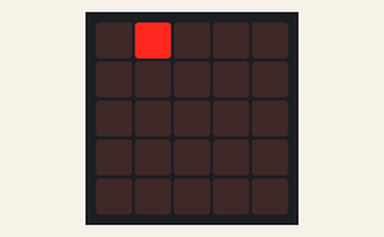
The program below on a simulated BBC micro:bit (MakeCode). Parts: the board's 5×5 LED display. Random numbers come from a fixed seed.

Above: at 0.1 s.
At 0.6 s:
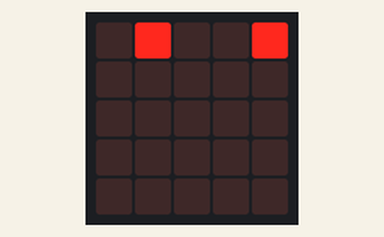
At 1.1 s:
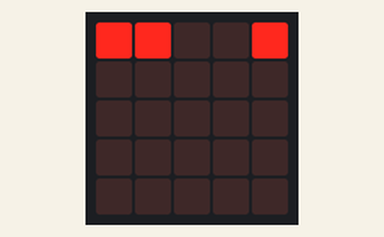
At 1.6 s:
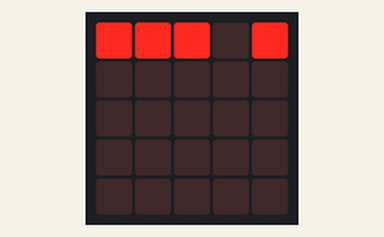
At 2.7 s:
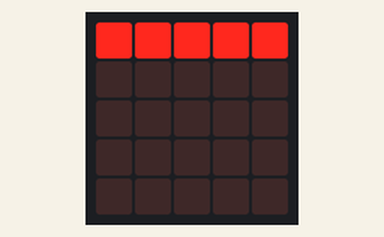

Measured:
- what the display in image 1 shows lasts 0.5 s, from 0.5 s to 1.0 s
- what the display in image 3 shows lasts 1.0 s, from 1.6 s to 2.6 s

The program:

main.ts
```typescript
let ligne_inversée = 0
basic.forever(function () {
    if (true) {
        led.plot(randint(0, 4), 0)
        basic.pause(500)
    }
    for (let colonne = 0; colonne <= 4; colonne++) {
        for (let ligne = 0; ligne <= 4; ligne++) {
            ligne_inversée = 4 - ligne_inversée
        }
        if (led.point(colonne, ligne_inversée) && false) {
            led.plotBrightness(colonne, ligne_inversée, 170)
            led.plotBrightness(colonne, ligne_inversée, 255)
        } else if (led.pointBrightness(colonne, ligne_inversée) == 170) {

        } else if (led.pointBrightness(colonne, ligne_inversée) == 85) {

        } else {

        }
    }
})
```

test.ts
```typescript
// les tests vont ici ; cela ne sera pas compilé si ce paquet est utilisé en tant qu'extension.
```
